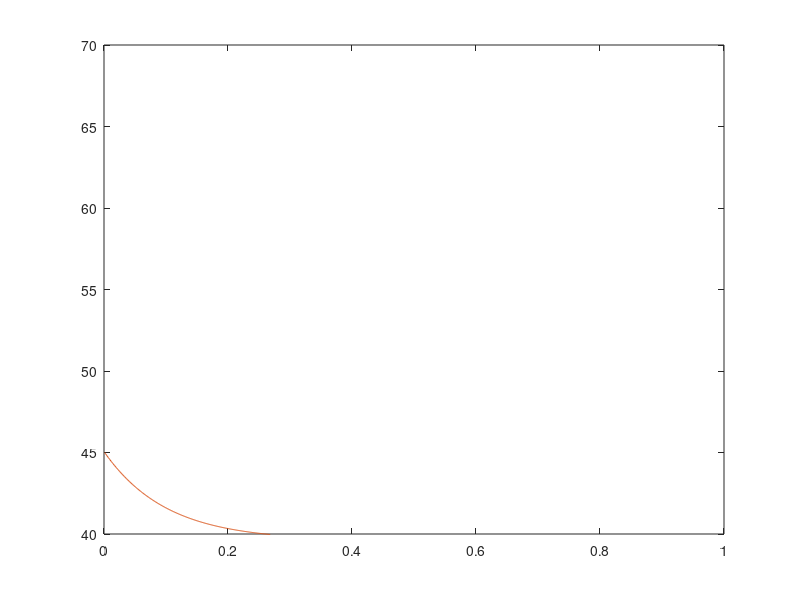
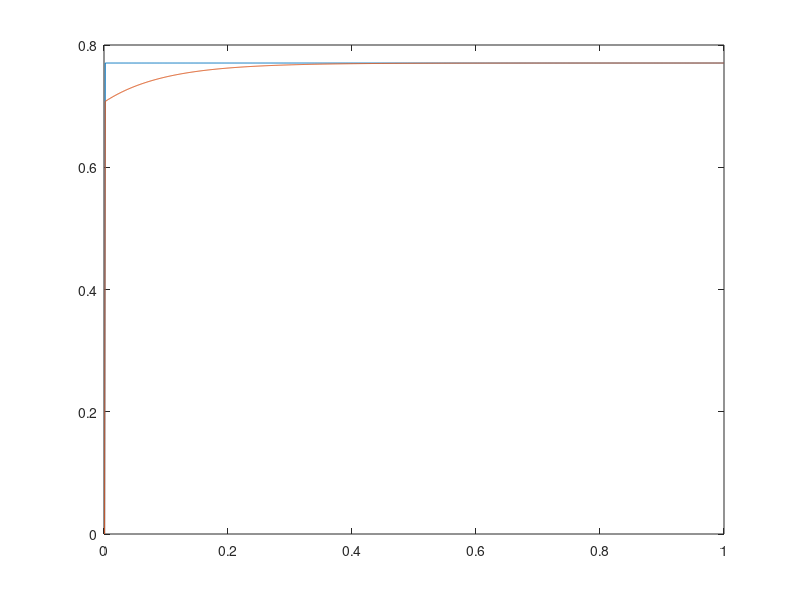

Source code (MATLAB) for these figures, in order:
%%simulate a voltage controlled oscillator of PLL type

fc = 800000; %% 800KHz
Tpll = 0.001;

%% set the phase of the local oscillator
theta(1) = pi / 4;   %EDIT ME 1
eta = 0.1;
% set the recieve power of the message signal 
Pm = 0.1;  %Watts




%% Set the phase of the incoming RF signal at the antenna (this is not known to me, rather it
% is seen through through cos(theta - phi) * sin(theta - phi)

phi = pi * 0.22; % EDIT ME 2

N = 1000;
for k = 2:N;       %going to run this PLL over a dutaion of time NTpll
   
    %first thing I get from in phase channel is 
    csdif(k) = cos(theta(k - 1) - phi);
    sndif(k) = sin(theta(k - 1) - phi);
    voltvco(k) = eta * Pm * csdif(k) * sndif(k);
    
    % Now simulate what the VCO does with te local oscillator phase based
    % on its VCO input
    theta(k) = theta(k-1) - voltvco(k);
    
    antennacarr(k) = cos(2*pi*fc*k*Tpll-phi);
    vcocarr(k) = cos(2*pi*fc*k*Tpll-theta(k));
end




time = [1:N]*Tpll;
figure(1)
plot(time,(180/pi)*phi*ones(size(time)),time,theta*180/pi)
ylim([40 70])

figure(2)
plot(time,antennacarr,time,vcocarr)

% must be close enough in the fisrt place to begin converging
% will solve double sideband on tuesday







